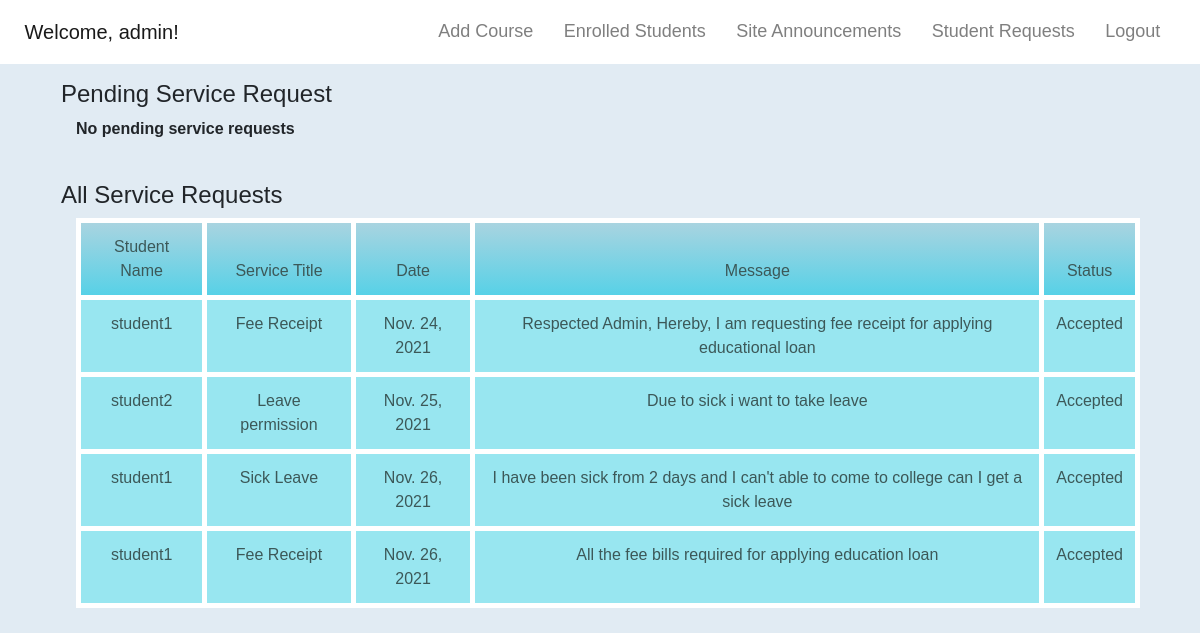
Page /dadmin/requests (signed in) on the committed database.
### base/models.py (models this page shows)
class User(AbstractUser):
    user_type = models.CharField(max_length=10,choices=(('Student','Student'),('Faculty','Faculty'),('Librarian','Librarian')),null=True)

### student/models.py (models this page shows)
class ServiceRequest(models.Model):
    user=models.ForeignKey(User,on_delete=models.CASCADE)
    name=models.CharField(max_length=200)
    message=models.CharField(max_length=2048)
    status=models.CharField(max_length=10,choices=(("Accepted","Accepted"),("Rejected","Rejected"),("Pending","Pending")),default="Pending")
    date = models.DateField(auto_now_add=True)

### admin/views.py (the view)
# urls.py: path('requests',views.requests,name="requests"),
def requests(request):
    if not check(request):
        storage = messages.get_messages(request)
        storage.used = True
        messages.info(request,'Invalid Request')
        return redirect('/')
    pending_request = ServiceRequest.objects.filter(status="Pending")
    all_request = ServiceRequest.objects.all()
    return render(request,"showRequest.html",{'pending':pending_request,'all':all_request})

### admin/views.py (called while the page is built)
def check(request):
    return request.user.is_superuser

### templates/showRequest.html
{%extends "adminDashboard.html"%}
{%block content%}
<div class="container">
    <div class="container-fluid p-2 m-2">
        <div class="container">
            <div class="row">
                <h4>Pending Service Request</h4>
                <div class="col-md-12">
                    {% if pending %}
                        <table class="table table-borderless">
                            <thead>
                                <tr class="main text-center">
                                    <th scope="col">Student Name</th>
                                    <th scope="col">Service Title</th>
                                    <th scope="col">Date</th>
                                    <th scope="col">Message</th>
                                    <th scope="col" colspan="2">Status</th>
                                </tr>
                            </thead>
                            <tbody>
                                {% for item in pending %}
                                    <tr>
                                        <td scope="row">{{item.user.first_name}}</td>
                                        <td>{{item.name}}</td>
                                        <td>{{item.date}}</td>
                                        <td>{{item.message}}</td>
                                        <td><a href="/dadmin/acceptServiceRequest/{{item.id}}" class="btn btn-outline-primary">Accept</a></td>
                                        <td><a href="/dadmin/rejectServiceRequest/{{item.id}}" class="btn btn-outline-danger">Reject</a></td>
                                    </tr>
                                {% endfor %}
                            </tbody>
                        </table>
                    {% else %}
                        <p><strong>No pending service requests</strong></p>
                    {% endif %}
                </div>
            </div>
        </div>
    </div>
    <div class="container-fluid p-2 m-2">
        <div class="container">
            <div class="row">
                <h4>All Service Requests</h4>
                <div class="col-md-12">
                    {% if all %}
                        <table class="table table-borderless">
                            <thead>
                                <tr class="main text-center">
                                    <th scope="col">Student Name</th>
                                    <th scope="col">Service Title</th>
                                    <th scope="col">Date</th>
                                    <th scope="col">Message</th>
                                    <th scope="col">Status</th>
                                </tr>
                            </thead>
                            <tbody>
                                {% for item in all %}
                                    <tr class="text-center">
                                        <td scope="row">{{item.user.first_name}}</td>
                                        <td>{{item.name}}</td>
                                        <td>{{item.date}}</td>
                                        <td>{{item.message}}</td>
                                        <td>{{item.status}}</td>
                                    </tr>
                                {% endfor %}
                            </tbody>
                        </table>
                    {% else %}
                        <p><strong>No service request found</strong></p>
                    {% endif %}
                </div>
            </div>
        </div>
    </div>
</div>
{%endblock%}

### templates/adminDashboard.html (shortened to what this page needs)
{%load static%}
<!DOCTYPE html>
<html lang="en">
<head>
    <link rel="stylesheet" href="https://stackpath.bootstrapcdn.com/bootstrap/4.5.2/css/bootstrap.min.css">
    <link rel="stylesheet" href="https://cdnjs.cloudflare.com/ajax/libs/font-awesome/4.7.0/css/font-awesome.min.css">
    <link rel="stylesheet" href="{% static 'makerequest.css' %}">
    <link rel="stylesheet" href="{% static 'table.css' %}" >
    <link rel="stylesheet" href="{% static 'dashboard.css' %}">
</head>
<body>
  <nav class="navbar navbar-expand-lg navbar-light bg-white">
    <div class="container-fluid">
      <a class="navbar-brand" href="#">
        Welcome, <string>{{request.user.username}}!</strong>
      </a>
      <div class="collapse navbar-collapse" id="navbarNavAltMarkup">
        <div class="navbar-nav ml-auto">
            {%block navbar%}
              <a class="nav-link" aria-current="page" href="/dadmin/addCourse">Add Course</a>
              <a class="nav-link" href="/dadmin/admEnrolledStudents">Enrolled Students</a>
              <a class="nav-link" href="/dadmin/site">Site Announcements</a>
              <a class="nav-link" href="/dadmin/requests">Student Requests</a>
              <a class="nav-link" href="/logout">Logout</a>
            {%endblock%}
        </div>
      </div>
    </div>
  </nav>
  {%block content%}
  {%endblock%}
</body>
</html>

### static/makerequest.css (style rules this page uses)
body { background-color: rgb(225, 235, 243); font-family: 'Montserrat', sans-serif; }
.navbar { padding: 0.8vw; }
.nav-link { margin-left: 0.6vw; margin-right: 0.6vw; font-size: large; }

### static/table.css (style rules this page uses)
.main { color: #524b4b; background: linear-gradient(rgb(172, 212, 224), rgb(85, 209, 231)); font-weight: 300; font-size: 16px; }
.table td { background-color: rgb(152, 230, 240); }
.table tr { height: 50px; }
.table-borderless>tbody>tr>td, .table-borderless>tbody>tr>th, .table-borderless>tfoot>tr>td, .table-borderless>tfoot>tr>th, .table-borderless>thead>tr>td, .table-borderless>thead>tr>th { border: 5px solid #fff; color: rgb(60, 88, 88); font-weight: 300; }

### static/dashboard.css (style rules this page uses)
body { background-color: rgb(225, 235, 243); font-family: 'Montserrat', sans-serif; }
body { -ms-overflow-style: none; scrollbar-width: none; }
.navbar { padding: 0.8vw; }
.nav-link { margin-left: 0.6vw; margin-right: 0.6vw; font-size: large; }
.nav-link::after { content: ''; display: block; width: 0; height: 2px; background: #000; transition: width .3s; }

### rows in the picture
User: user.username "admin"
ServiceRequest: user.first_name "student1", name "Fee Receipt", date "Nov. 24, 2021", message "Respected Admin, Hereby, I am requesting fee receipt for applying educational loan", status "Accepted"
ServiceRequest: user.first_name "student2", name "Leave permission", date "Nov. 25, 2021", message "Due to sick i want to take leave", status "Accepted"
ServiceRequest: user.first_name "student1", name "Sick Leave", date "Nov. 26, 2021", message "I have been sick from 2 days and I can't able to come to college can I get a sick leave", status "Accepted"
ServiceRequest: user.first_name "student1", name "Fee Receipt", date "Nov. 26, 2021", message "All the fee bills required for applying education loan", status "Accepted"
